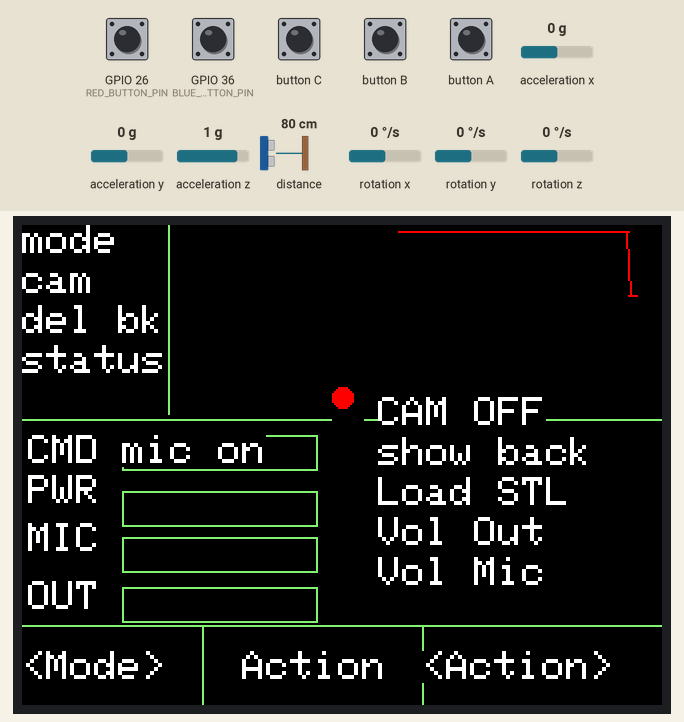
This sketch was run on a simulated ESP32. On the bench: 320×240 colour display. Inputs (shaded band) come from the test bench; at power-on: GPIO 26 (RED_BUTTON_PIN) LOW, GPIO 36 (BLUE_BUTTON_PIN) LOW, acceleration x 0 g, acceleration y 0 g, acceleration z 1 g, distance to the obstacle 80 cm, rotation x 0 °/s, rotation y 0 °/s, rotation z 0 °/s. WiFi joins after 1.5 s; servers stay silent unless stated; what the sketch prints to the serial monitor is not drawn.

Above: at 3.0 s.
3.1 s: button A pressed for 0.3 s
At 3.54 s:
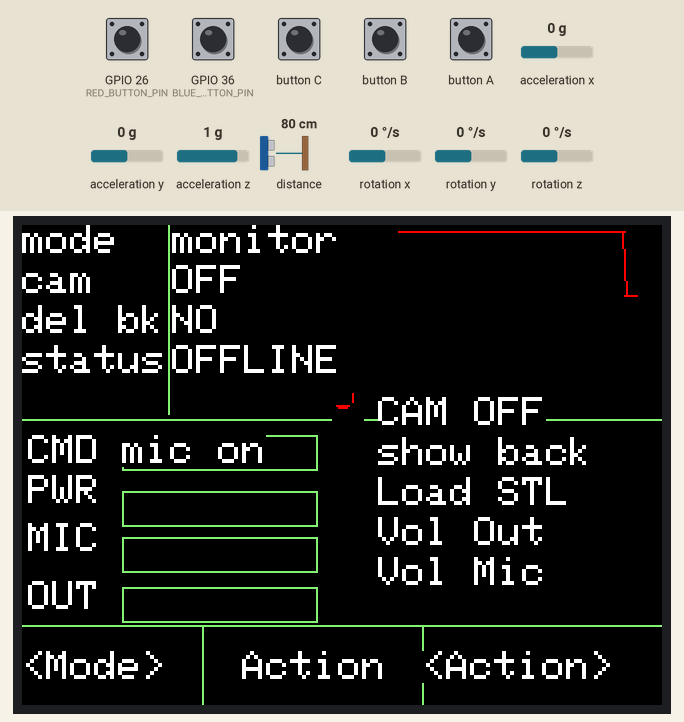
7.9 s: button B pressed for 0.3 s
At 8.57 s:
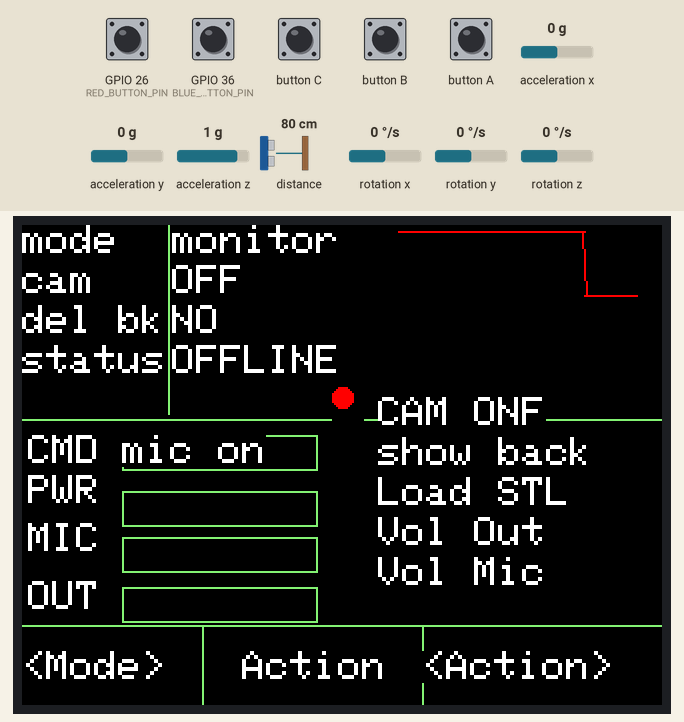
10.4 s: button B pressed for 1 s
At 10.84 s:
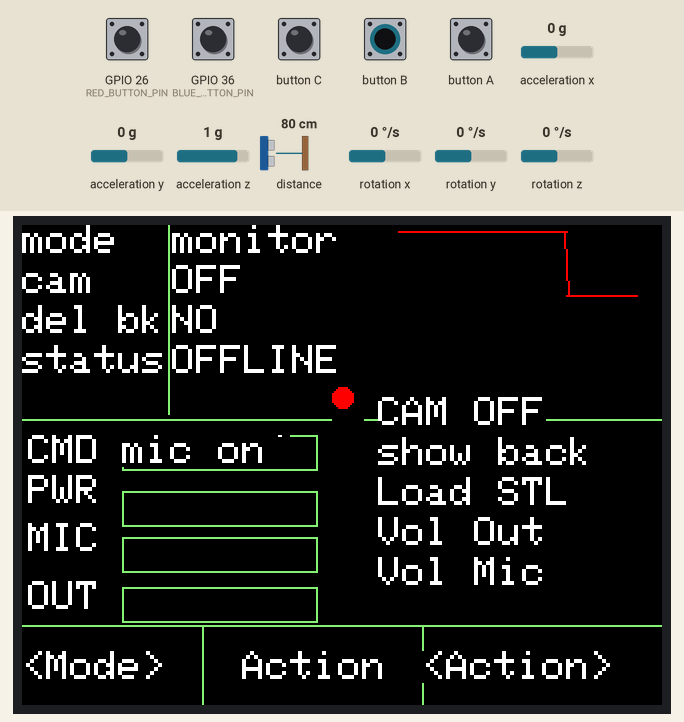
12.9 s: button A pressed for 1 s
At 13.36 s:
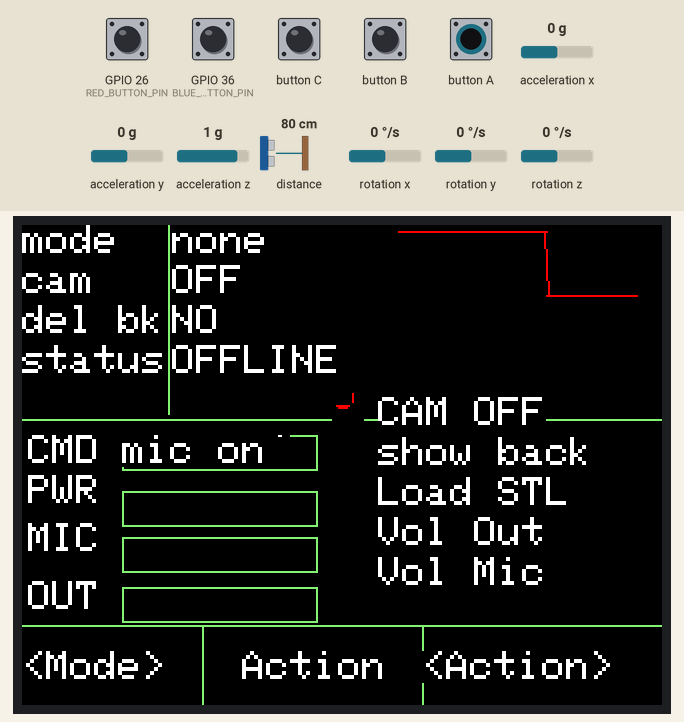
15.4 s: button A pressed for 0.3 s
At 15.88 s:
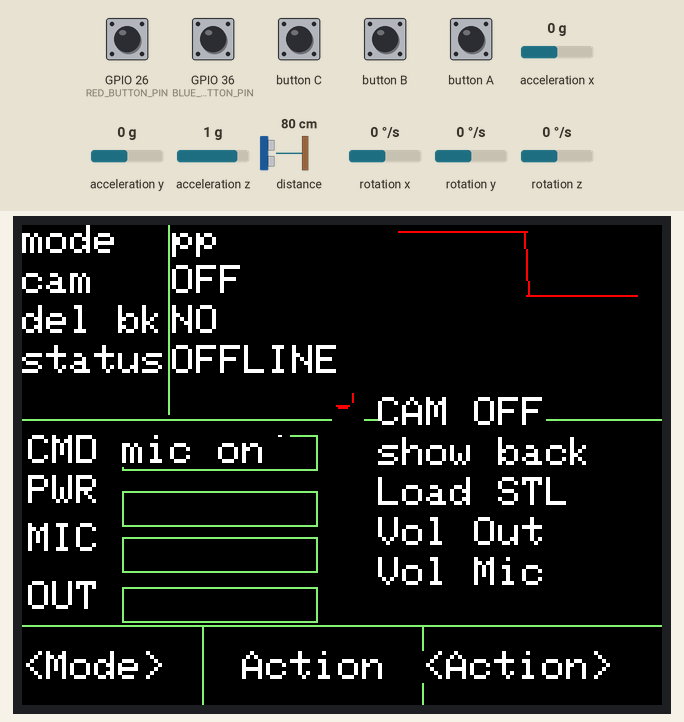

The sketch:

ver2.ino
```cpp
#define M5STACK_MPU6886
#include <M5Stack.h>

#include "VL53L0X.h"
#include "display.h"
#include "communicate.h"
#include "common.h"


#define BLUE_BUTTON_PIN 36
#define RED_BUTTON_PIN  26

int isBlueBtnPressed, isRedBtnPressed;
int last_BlueBtnPressed, last_RedBtnPressed;

uint8_t cur_mode;
bool isCamON;
bool isDelete_back;
bool isConnected;
bool isDoingActoin;
uint8_t cur_selected_action;


/* ###############################################################
##########              メインのプログラム     　　  ###############
############################################################### */
VL53L0X sensor;
myUDPcom comm{};
myDisplay disp{};


void do_action(uint8_t command){
  int dist;
  switch(command){
    case Cmd_next_slide:
    disp.set_command_text("next");
    comm.send_OneData(SndData_Cmd, Cmd_next_slide);
    break;

    case Cmd_prev_slide:
    disp.set_command_text("prev");
    comm.send_OneData(SndData_Cmd, Cmd_prev_slide);
    break;

    case Cmd_zoom_img:
    disp.set_command_text("zoom");
    comm.send_OneData(SndData_Cmd, Cmd_zoom_img);
    break;

    case Cmd_load_stl:
    disp.set_command_text("STL");
    comm.send_OneData(SndData_Cmd, Cmd_load_stl);
    break;

    case Cmd_show_slide_archive:
    disp.set_command_text("archive");
    comm.send_OneData(SndData_Cmd, Cmd_show_slide_archive);
    break;

//    case Cmd_set_volume:
//    dist = sensor.readRangeSingleMillimeters();
//    if((dist < 1000) && (dist > 30)){
//      disp.set_command_text("vol");
//      comm.send_OneData(SndData_vol_out, constrain(dist, 0, 200));
//    }
//    break;

    case Cmd_cam_on:
    comm.send_OneData(SndData_Cmd, Cmd_cam_on);
    disp.set_command_text("cam on");
    isCamON = true;
    disp.show_actions(cur_selected_action, isCamON, isDelete_back);
    break;

    case Cmd_cam_off:
    comm.send_OneData(SndData_Cmd, Cmd_cam_off);
    disp.set_command_text("cam off");
    isCamON = false;
    disp.show_actions(cur_selected_action, isCamON, isDelete_back);
    break;

    case Cmd_del_bk:
     comm.send_OneData(SndData_Cmd, Cmd_del_bk);
     isDelete_back = true;
    disp.show_actions(cur_selected_action, isCamON, Cmd_not_del_bk);
    break;

    case Cmd_not_del_bk:
     comm.send_OneData(SndData_Cmd, Cmd_not_del_bk);
     isDelete_back = false;
    disp.show_actions(cur_selected_action, isCamON, Cmd_not_del_bk);
    break;
  }
}


uint8_t getActionEnum_from_ActionBtn(uint8_t action, bool isCamON, bool isDelete_back){
   switch(action){
        case 0:
            if(isCamON) return Cmd_cam_off;
            else return Cmd_cam_on;
            break;

        case 1:
            if(isDelete_back) return Cmd_not_del_bk;
            else return Cmd_del_bk;
            break;

        case 2: return Cmd_load_stl;
        case 3: return Cmd_set_volume;
        case 4: return Cmd_set_mic_level;
        case 5: return Cmd_Exit;

        default: return 0xFF;
    }
}


void setup() {
  cur_mode = 0;
  isCamON = false;
  isConnected = false;
  isDelete_back = false;
  isDoingActoin = false;
  cur_selected_action = 0;

  M5.begin();
  M5.Power.begin();

  Serial.begin(115200);

  pinMode(BLUE_BUTTON_PIN, INPUT);
  pinMode(RED_BUTTON_PIN, INPUT);
  M5.IMU.Init();

  //Power chipがgpio21, gpio22, I2Cにつながれたデバイスに接続される。
  //バッテリー動作の場合はこの関数を読んでください（バッテリーの電圧を調べるらしい）
  Wire.begin();// I2C通信を開始する
  sensor.init();
  sensor.setTimeout(10);
  comm.setup();
  disp.init();
  disp.clear();
  disp.set_command_text("setup");
  disp.show_actions(cur_selected_action, isCamON, isDelete_back);
}


inline int getMotion(float gyroX, float gyroZ){
  //gyroZ > 400 -> Next;
  static unsigned long last_time = millis();
  static unsigned long now_time;
  static bool isStandby = true;

  now_time = millis();
  if((gyroZ < 100) &&(gyroX < 100)) isStandby = true;

  if((now_time - last_time < 100) || (isStandby == false)) return -1;

  last_time = now_time;
  int motion = -1;

  if     (gyroZ >  400){ isStandby = false; motion = Cmd_next_slide; }
  else if(gyroZ < -400){ isStandby = false; motion = Cmd_prev_slide; }
  else if(gyroX >  400){ isStandby = false; motion = Cmd_show_slide_archive; }
  else if(gyroX < -400){ isStandby = false; motion = Cmd_zoom_img; }

  Serial.println(motion);

  return motion;
}


void button_actions(){
  isBlueBtnPressed = digitalRead(BLUE_BUTTON_PIN);
  isRedBtnPressed  = digitalRead(RED_BUTTON_PIN);
  /* ###############################################################
  ##########        青ボタン ＝ 押している時はDrawing  ##############
  ############################################################### */
  if(isBlueBtnPressed <= 0){
  }

 if(isBlueBtnPressed != last_BlueBtnPressed){
    if(isBlueBtnPressed > 0){ //released
     disp.set_command_text("stp dr");
    comm.send_OneData(SndData_Cmd, Cmd_Stop_Draw);
    }else{
      disp.set_command_text("draw!");
      comm.send_OneData(SndData_Cmd, Cmd_Start_Draw);
    }
    last_BlueBtnPressed = isBlueBtnPressed;
  }


  /* ###############################################################
  ##########      赤ボタン ＝ 押している時だけマイクON  ##############
  ############################################################### */
  if(isRedBtnPressed <= 0){
     int distance = sensor.readRangeSingleMillimeters();
     disp.set_command_text("mic on");
     comm.send_OneData(SndData_vol_out, constrain(distance/3, 0, 100));
     delay(100);
  }


//  if(isRedBtnPressed != last_RedBtnPressed){
//    if(isRedBtnPressed > 0){//released
//     disp.set_command_text("mic off");
//     comm.send_OneData(SndData_vol_mic, 0);
//    }
//    last_RedBtnPressed = isRedBtnPressed;
//  }


  /* ###############################################################
  ##########   　　　　　   BtnA -> mode変更　　　　　  ##############
  ############################################################### */
  if (M5.BtnA.wasPressed()) {
    cur_mode++;
    if(cur_mode >= NUM_MODE) cur_mode = 0;
    disp.show_status(cur_mode, isCamON, isDelete_back, isConnected);
    switch(cur_mode){
      case Mode_PP:       comm.send_OneData(SndData_Cmd, Cmd_mode_pp);break;
      case Mode_Monitor:  comm.send_OneData(SndData_Cmd, Cmd_mode_monitor);break;
      case Mode_PlainImg: comm.send_OneData(SndData_Cmd, Cmd_mode_blank); break;
    }
  }


 /* ###############################################################
  ##########   　　　　　   BtnB -> Action実行　　　　  ##############
  ############################################################### */
  if (M5.BtnB.wasPressed()) {
    uint8_t command_ = getActionEnum_from_ActionBtn(cur_selected_action, isCamON, isDelete_back);
    do_action(command_);
  }

  if (M5.BtnC.wasPressed()) {
    cur_selected_action++;
    if(cur_selected_action >= NUM_ACTION) cur_selected_action = 0;

    disp.show_actions(cur_selected_action, isCamON, isDelete_back);
  }
}


void loop(){
  M5.update();// update button state

  /* ###############################################################
  ##########              メインのプログラム     　　  ##############
  ############################################################### */

  // PRY関連、モーション検出、位置推定
  float pitch, roll, yaw;
  float accX, accY, accZ;
  float gyroX, gyroY, gyroZ;

  M5.IMU.getAhrsData(&pitch,&roll,&yaw);
  pitch = constrain(pitch, -90.0, 90.0);
  roll  = constrain(roll, -90.0, 90.0);
  yaw   = constrain(yaw, -90.0, 90.0);

  //M5.IMU.getAccelData(&accX,&accY,&accZ);
  M5.IMU.getGyroData(&gyroX, &gyroY, &gyroZ);
  disp.setPRY(pitch, roll, yaw);
  disp.show_PRY();

  comm.send_three_data(SndData_PRY, uint8_t(pitch+90), uint8_t(roll+90), uint8_t(yaw+90));
  button_actions();

  int motion = getMotion(gyroX, gyroZ);
  do_action(motion);

  delay(100);
}
```

common.h
```cpp
#ifndef __COMMON_H
#define __COMMON_H


//Action -> ボタンで設定するやつ
//Command -> ToFセンサ、傾けてなんちゃらも含める

#define NUM_MODE 3
#define NUM_ACTION 5

// モード：背景の設定
enum Mode{
    Mode_PP=0,
    Mode_Monitor=1,
    Mode_PlainImg=2
};


#define Cmd_cam_on 1
#define Cmd_cam_off 2
#define Cmd_del_bk 3
#define Cmd_not_del_bk 0

#define Cmd_set_volume 4
#define Cmd_set_mic_level 5
#define Cmd_set_mute 6
#define Cmd_release_mute 7

#define Cmd_Start_Draw 8
#define Cmd_Stop_Draw 9

#define Cmd_load_stl 10
#define Cmd_zoom_img 11
#define Cmd_next_slide 12
#define Cmd_prev_slide 13
#define Cmd_show_slide_archive 14
#define Cmd_Exit 15
#define Cmd_mode_blank 16
#define Cmd_mode_pp 17
#define Cmd_mode_monitor 18


///////////////////////////////////////////////////////////////////////////////

#define SndData_PRY     0
#define SndDAta_Gyro    1
#define SndData_Acc     2
#define SndData_vol_out 4
#define SndData_vol_mic 5
#define SndData_battery 6
#define SndData_Cmd     7


#endif
```

communicate.h
```cpp
#include <WiFi.h>
#include <WiFiUDP.h>
#include <M5Stack.h>

#ifndef COMMUNICATION_H
#define COMMUNICATION_H

class myUDPcom {
private:
  // arp -aでIPアドレスをすべて取得
  // ipconfigで自身のIPアドレスを取得
  char *wifi_ssid; //WiFIのSSIDを入力
  char *wifi_pass; // WiFiのパスワードを入力

  WiFiUDP wifiUdp;
  char *pc_addr;  //"192.168.0.6";
  int pc_port; //送信先のポート
  int my_port;  //自身のポート


public:
  myUDPcom();
  void setup();
  void send_three_data(uint8_t type, uint8_t gyroX, uint8_t gyroY, uint8_t gyroZ);
  void send_OneData(uint8_t type, uint8_t data);

};


#endif
```

communication.cpp
```cpp
# include "communicate.h"


myUDPcom::myUDPcom(){
    // arp -aでIPアドレスをすべて取得
    // ipconfigで自身のIPアドレスを取得
    wifi_ssid = "GlocalNet_0HG8TN"; //WiFIのSSIDを入力
    wifi_pass = "68866409"; // WiFiのパスワードを入力

    WiFiUDP wifiUdp;
    pc_addr = "192.168.43.170";  //"192.168.0.6";
    pc_port = 50007; //送信先のポート
    my_port = 50008;  //自身のポート
}

void myUDPcom::setup(){
    WiFi.begin(wifi_ssid, wifi_pass);
    while( WiFi.status() != WL_CONNECTED) {
        delay(500);
        M5.Lcd.print(".");
    }
    M5.Lcd.println("WiFi connected");
    M5.Lcd.print("IP address = ");
    M5.Lcd.println(WiFi.localIP());

    wifiUdp.begin(my_port);
}

#define START_COM_BYTE 0xFF
#define END_COM_BYTE   0xFE

void myUDPcom::send_three_data(uint8_t type, uint8_t data1, uint8_t data2, uint8_t data3){
  wifiUdp.beginPacket(pc_addr, pc_port);
  wifiUdp.write(START_COM_BYTE);
  uint8_t data_type = (3 << 5) | type;
  wifiUdp.write(data_type);
  wifiUdp.write(data1);
  wifiUdp.write(data2);
  wifiUdp.write(data3);
  wifiUdp.write(END_COM_BYTE);
  wifiUdp.endPacket();
}


void myUDPcom::send_OneData(uint8_t type, uint8_t data){
  wifiUdp.beginPacket(pc_addr, pc_port);
  wifiUdp.write(START_COM_BYTE);
  uint8_t data_type = (1 << 5) | type;
  wifiUdp.write(data_type);
  wifiUdp.write(data);
  wifiUdp.write(END_COM_BYTE);
  wifiUdp.endPacket();
}
```

display.cpp
```cpp
#include "display.h"


myDisplay::myDisplay(){}

void myDisplay::init(){
  M5.Lcd.setTextSize(2);
  M5.Lcd.setCursor(0,0);
  M5.Lcd.setTextColor(WHITE, BLACK); //文字色を設定（文字背景色は透明）
  M5.Lcd.setBrightness(100); //バックライトの明るさを0（消灯）～255（点灯）で制御

  M5.Lcd.fillScreen(BLACK);

  for(int i=0; i<MAX_LEN; i++){
      _pitch[i] = 0;
      _roll[i] = 0;
      _yaw[i] = 0;
  }
  _pry_start = 0;
}

void myDisplay::clear(){
  uint16_t col_blue_line = M5.Lcd.color565(131, 240, 115); //RGB値（0～255）を指定

  M5.Lcd.fillScreen(BLACK);
  M5.Lcd.setCursor(0,  0); M5.Lcd.print("mode");
  M5.Lcd.setCursor(0, 20); M5.Lcd.print("cam");
  M5.Lcd.setCursor(0, 40); M5.Lcd.print("del bk");
  M5.Lcd.setCursor(0, 60); M5.Lcd.print("status");

  M5.Lcd.setCursor(3, 105); M5.Lcd.print("CMD");
  M5.Lcd.setCursor(3, 125); M5.Lcd.print("PWR");
  M5.Lcd.setCursor(3, 149); M5.Lcd.print("MIC");
  M5.Lcd.setCursor(3, 178); M5.Lcd.print("OUT");

  M5.Lcd.drawRect(50, 105, 98, 18, col_blue_line);
  M5.Lcd.drawRect(50, 133, 98, 18, col_blue_line);
  M5.Lcd.drawRect(50, 156, 98, 18, col_blue_line);
  M5.Lcd.drawRect(50, 181, 98, 18, col_blue_line);

  M5.Lcd.drawFastHLine(0, 200, 320, col_blue_line);
  M5.Lcd.drawFastHLine(0, 97, 320, col_blue_line);
  M5.Lcd.drawFastVLine(90, 201, 50, col_blue_line);
  M5.Lcd.drawFastVLine(200, 201, 50, col_blue_line);
  M5.Lcd.drawFastVLine(73, 0,  95, col_blue_line);

  M5.Lcd.setCursor(0,   213); M5.Lcd.print("<Mode>");
  M5.Lcd.setCursor(110, 213); M5.Lcd.print("Action");
  M5.Lcd.setCursor(200, 213); M5.Lcd.print("<Action>");

}

void myDisplay::show_PRY(){  //(187,12)から、(120,60)の大きさ
  uint16_t now_pt;
  M5.Lcd.fillRect(186, 3, 125, 65, BLACK); // 塗りつぶし left, top, witdh, height

  for (int i = 1; i < MAX_LEN-1; i++) {
    now_pt = (_pry_start + i) % (MAX_LEN);

    M5.Lcd.drawLine(i + 187, _pitch[now_pt] + 3, i + 189, _pitch[(now_pt + 1) % MAX_LEN] + 3, TFT_YELLOW);
    M5.Lcd.drawLine(i + 187, _roll[now_pt]  + 3, i + 189,  _roll[(now_pt + 1) % MAX_LEN] + 3, TFT_BLUE );
    M5.Lcd.drawLine(i + 187, _yaw[now_pt]   + 3, i + 189,   _yaw[(now_pt + 1) % MAX_LEN] + 3, TFT_RED   );
  }
}

void myDisplay::setPRY(float pitch_, float roll_, float yaw_){
  _pry_start++;
  if(_pry_start > MAX_LEN - 1) {_pry_start = 0; }
//  _pitch[_pry_start] = constrain(pitch_, -90.0, 90.0);
//  _roll[_pry_start]  = constrain(roll_, -90.0, 90.0);
//  _yaw[_pry_start]   = constrain(yaw_, -90.0, 90.0);

  _pitch[_pry_start] = map(pitch_, -90.0, 90.0, 0, 65);
  _roll[_pry_start]  = map(roll_,  -90.0, 90.0, 0, 65);
  _yaw[_pry_start]   = map(yaw_,   -90.0, 90.0, 0, 65);
}


//curAction --> 現在実行しようとしているコマンド
// 0 ～ NUM_ACTION-1までの値をとること
void myDisplay::show_actions(uint8_t curAction, bool isCamON, bool isDelete_back){
  M5.Lcd.setCursor(178, 86 );
  if(isCamON) M5.Lcd.print("CAM ON");
  else M5.Lcd.print("CAM OFF");

  M5.Lcd.setCursor(178, 106);
  if(isDelete_back) M5.Lcd.print("del back");
  else M5.Lcd.print("show back");

  M5.Lcd.setCursor(178, 126); M5.Lcd.print("Load STL");
  M5.Lcd.setCursor(178, 146); M5.Lcd.print("Vol Out");
  M5.Lcd.setCursor(178, 166); M5.Lcd.print("Vol Mic");

  M5.Lcd.fillRect(155, 81, 16, 96, TFT_BLACK);
  if(curAction >= NUM_ACTION) return;

  M5.Lcd.fillCircle(160, 86 + 20*curAction, 5, RED); //塗りつぶし center-x, center-y, radius
}

void myDisplay::show_status(uint8_t mode, bool isCamON, bool isDelete_back, bool isConnected){
  M5.Lcd.fillRect(75, 0, 90, 90, TFT_BLACK);

  M5.Lcd.setCursor(75, 0);
  switch(mode){
    case Mode_PP:       M5.Lcd.print("pp");     break;
    case Mode_Monitor:  M5.Lcd.print("monitor");break;
    case Mode_PlainImg: M5.Lcd.print("none");   break;
  }

  M5.Lcd.setCursor(75, 20);
  if(isCamON) M5.Lcd.print("ON");
  else M5.Lcd.print("OFF");

  M5.Lcd.setCursor(75, 40);
  if(isDelete_back) M5.Lcd.print("YES");
  else M5.Lcd.print("NO");

  M5.Lcd.setCursor(75, 60);
  if(isConnected) M5.Lcd.print("ONLINE");
  else M5.Lcd.print("OFFLINE");
}

void myDisplay::set_command_text(const char *prevCmd){
  M5.Lcd.fillRect(51, 106, 96, 16, TFT_BLACK);
  M5.Lcd.setCursor(50, 105);
  M5.Lcd.printf("%s", prevCmd);
  //M5.Lcd.print("AAAAA");
}
```

display.h
```cpp
#ifndef DISPLAY_H
#define DISPLAY_H

#include <M5Stack.h>
#include "common.h"

#define MAX_LEN 120
class myDisplay {
    float _pitch[MAX_LEN];
    float _roll[MAX_LEN];
    float _yaw[MAX_LEN];
    int _pry_start;

public:
    myDisplay();
    void init();
    void clear();
    void show_PRY();
    void setPRY(float pitch_, float roll_, float yaw_);
    void set_command_text(const char *prevCmd);
    void show_actions(uint8_t curAction, bool isCamON, bool isDelete_back);
    void show_status(uint8_t mode, bool isCamON, bool isDelete_back, bool isConnected);

//    void show_status();
//    void show_command(const char *command);
//    void show_battery(int level);
//    void show_mic_level(int level);
//    void show_out_level(int level);
//    void show_actions(Status status);
};

#endif
```

Measured:
- after the input at 3.1 s, the display: first differs from a run without the input after 0.17 s (image 1 shows a later state)
- after the input at 7.9 s, the display: first differs from a run without the input after 0.40 s (image 2 shows a later state)
- after the input at 10.4 s, the display: first differs from a run without the input after 0.17 s (image 3 shows a later state)
- after the input at 12.9 s, the display: first differs from a run without the input after 0.19 s (image 4 shows a later state)
- after the input at 15.4 s, the display: first differs from a run without the input after 0.21 s (image 5 shows a later state)
